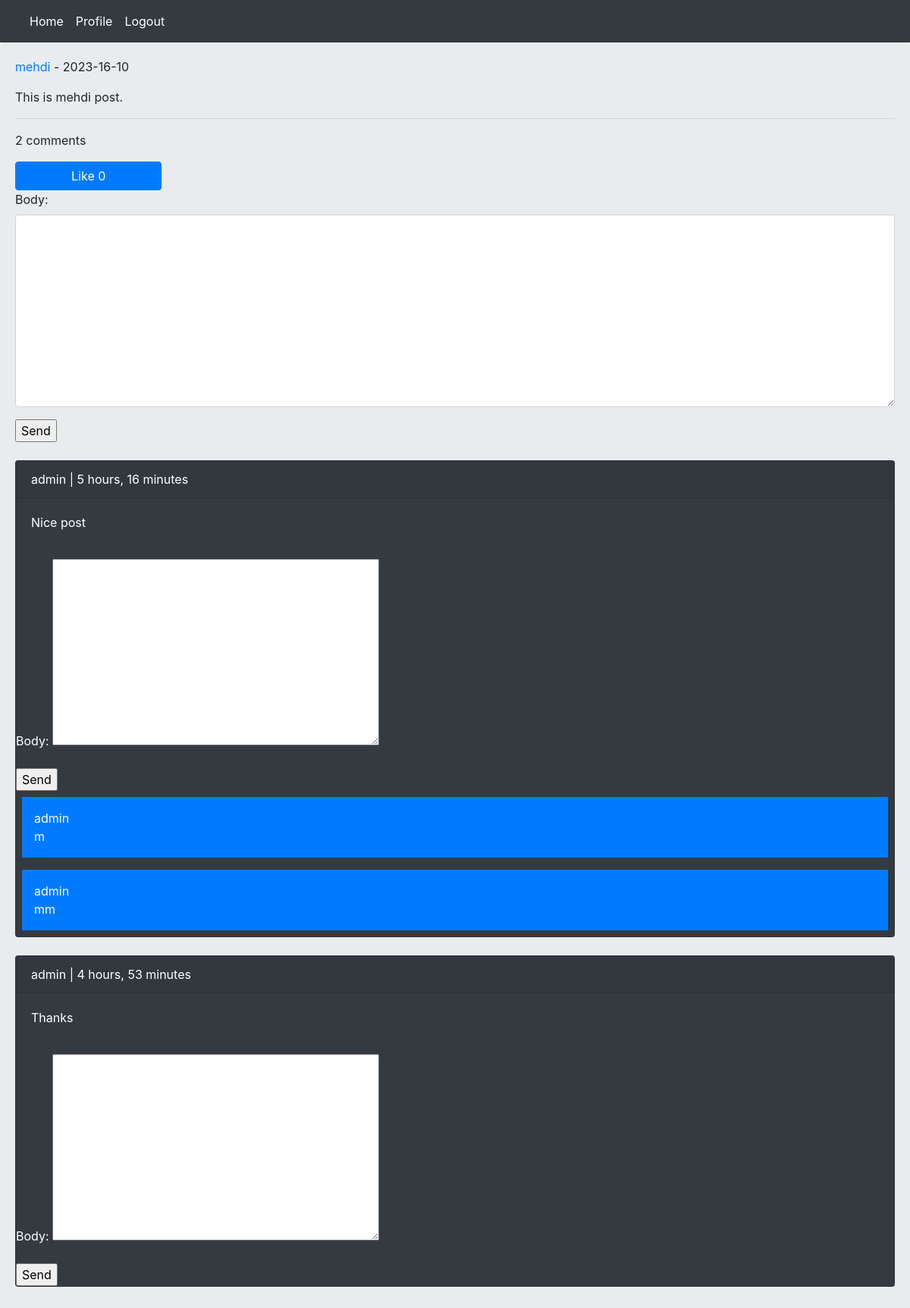
/post/3/this-is-mehdi-post/ (signed in), run on the app's committed database.
### home/models.py (models this page shows, shortened)
class Post(models.Model):
    user = models.ForeignKey(User, on_delete=models.CASCADE, related_name='posts')
    body = models.TextField()
    slug = models.SlugField()
    title = models.CharField(max_length=100, null=True, blank=True)
    created = models.DateTimeField(auto_now_add=True)
    updated = models.DateTimeField(auto_now=True)
    class Meta:
        ordering = ('-updated', )
    def likes_count(self):
        return self.pvotes.count()
    def user_can_like(self, user):
        user_like = user.uvotes.filter(post=self)
        if user_like.exists():
            return True
        return False

class Comment(models.Model):
    user = models.ForeignKey(User, on_delete=models.CASCADE, related_name='ucomments')
    post = models.ForeignKey(Post, on_delete=models.CASCADE, related_name='pcomments')
    reply = models.ForeignKey('self', on_delete=models.CASCADE, related_name='rcomments', blank=True, null=True)
    is_reply = models.BooleanField(default=False)
    body = models.TextField(max_length=400)
    created = models.DateTimeField(auto_now_add=True)

### home/views.py (the view, shortened to what this page needs)
# urls.py: path('post/<int:post_id>/<slug:post_slug>/', views.PostDetailView.as_view(), name='post_detail'),
class PostDetailView(View):
    form_class = CommentCreateForm
    form_class_reply = CommentReplyForm
    def setup(self, request, *args, **kwargs):
        self.post_instance = get_object_or_404(Post, pk=kwargs['post_id'], slug=kwargs['post_slug'])
        return super().setup(request, *args, **kwargs)
    def get(self, request, *args, **kwargs):
        comments = self.post_instance.pcomments.filter(is_reply=False)
        can_like = False
        if request.user.is_authenticated and self.post_instance.user_can_like(request.user):
            can_like = True
        return render(request, 'home/detail.html', {'post': self.post_instance, 'comments': comments, 'form': self.form_class, 'reply_form': self.form_class_reply, 'can_like': can_like})

### home/templates/home/detail.html (shortened to what this page needs)
{% extends 'base.html' %}
{% block content %}
    <p><a href="{% url 'account:user_profile' post.user.id %}" >{{ post.user.username }}</a> - {{ post.updated|date:"Y-H-d" }}</p>
    <p>{{ post.body }}</p><hr/>
    <p>{{ comments.count }} comments</p>
    {% if request.user.is_authenticated %}
        <a href="{% url 'home:post_like' post.id %}" class="{% if can_like %}disabled{% endif %} btn btn-primary col-md-2">Like {{ post.likes_count }}</a>
        <form action="" method="post">
            {{ form.as_p }}
            <input type="submit" value="Send">
        </form><br/>
    {% else %}
        <p class="alert alert-danger">Only logged-in users can comment.</p>
    {% endif %}
    {% for comment in comments %}
        <div class="card bg-dark text-white">
            <p class="card-header">{{ comment.user }} | {{ comment.created |timesince }}</p>
            <p class="card-body">{{ comment.body }}</p>
            {% if request.user.is_authenticated %}
                <form action="{% url 'home:add_reply' post.id comment.id %}" method="post">
                    {{ reply_form.as_p }}
                    <input type="submit" value="Send">
                </form>
            {% endif %}
            {% with replies=comment.rcomments.all %}
                {% for reply in comment.rcomments.all %}
                    <p class="bg-primary p-3 m-2">{{ reply.user }}<br/>{{ reply.body }}</p>
                {% endfor %}
            {% endwith %}
        </div><br/>
    {% empty %}
        <p>No comment yet</p>
    {% endfor %}
{% endblock %}

### data on the page
Post: user.username "mehdi", updated "2023-16-10", body "This is mehdi post.", likes_count "0"
Comment: user "admin", created "5 hours, 16 minutes", body "Nice post"
Comment: user "admin", body "m"
Comment: user "admin", body "mm"
Comment: user "admin", created "4 hours, 53 minutes", body "Thanks"

### other printed values
{{ comments.count }} "2"
